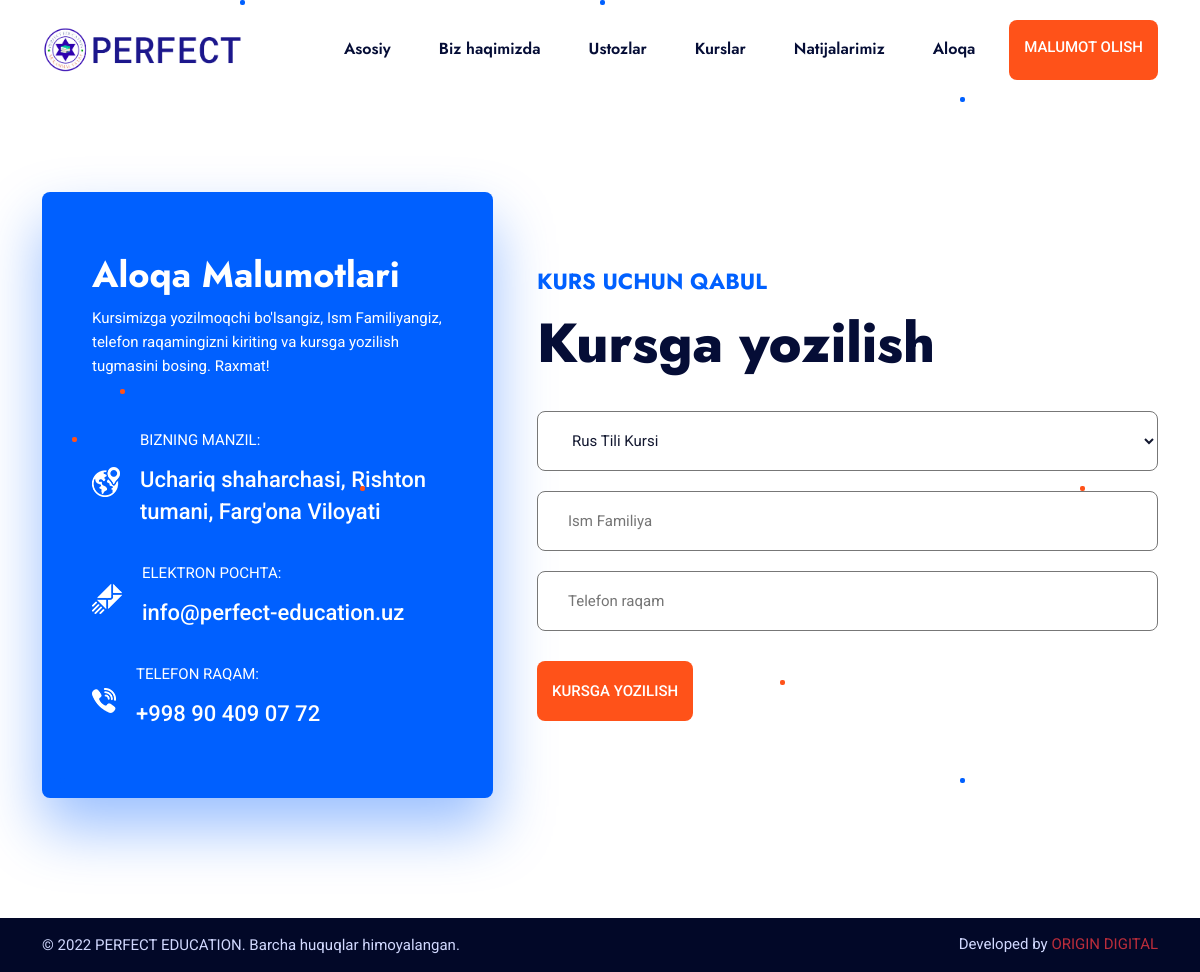
Screenshot of /enroll-course/2/ with the database file from the repository.
### home/models.py (models this page shows, shortened)
class Logo(models.Model):
    title = models.CharField(default='PERFECT EDUCATION LOGO', max_length=300)
    image = models.ImageField(upload_to='images/logo/')
    favicon = models.ImageField(upload_to='images/favicon/')
    class Meta:
        verbose_name = 'Site Logo'
        verbose_name_plural = 'Site Logo'

class Course(models.Model):
    title = models.CharField(max_length=600)
    teacher = models.ForeignKey(Teacher, on_delete=models.CASCADE, related_name='teacher')
    image = models.ImageField(upload_to='images/courses/')
    price = models.IntegerField(default=0)
    about = RichTextField()
    class Meta:
        verbose_name = 'Kurslar'
        verbose_name_plural = 'Kurslar'

### site_settings/models.py (models this page shows, shortened)
class ContactData(models.Model):
    address = models.TextField(max_length=600)
    email = models.CharField(max_length=600)
    phone = models.CharField(max_length=600)
    class Meta:
        verbose_name = 'Aloqa Malumotlari'
        verbose_name_plural = 'Aloqa Malumotlari'

### home/views.py (the view, shortened to what this page needs)
# urls.py: path('enroll-course/<int:id>/', views.enroll_course, name='enroll-course'),
def enroll_course(request, id):
    try:
        course = Course.objects.get(id=id)
    except Exception as e:
        print(e)
        course1 = TopCourse.objects.get(id=id)
        course = course1.courses
    context = {
        'course': course
    }
    return render(request, 'pages/enroll_course.html', context)

### home/context.py (called while the page is built)
def site_logo(request):
    logo_site = Logo.objects.last()
    context = {
        'logo_site': logo_site
    }
    return context

def teacher_view(request):
    my_teacher = Teacher.objects.all()
    context = {
        'my_teacher': my_teacher
    }
    return context

def current_date(request):
    now = date.today()
    now_year = now.strftime("%Y")
    context = {
        'now_year': now_year
    }
    return context

def home_screen_view(request):
    home_screen = HomeScreen.objects.last()
    context = {
        'home_screen': home_screen
    }
    return context

def about_view(request):
    about = About.objects.last()
    context = {
        'about': about
    }
    return context

def contact_data_view(request):
    contact_data = ContactData.objects.last()
    context = {
        'contact_data': contact_data
    }
    return context

### home/templates/pages/enroll_course.html (shortened to what this page needs)
{% extends 'pages/base.html' %}
{% load static %}
{% block content %}
    <br>
    <br>
    <br>
    <section class="main-contact-page-in">
        <div class="container">
            <div class="row align-items-center">
                <div class="col-lg-5">
                    <div class="contact-detail-box">
                        <h3 class="h3-title">Aloqa Malumotlari</h3>
                        <p>Kursimizga yozilmoqchi bo'lsangiz, Ism Familiyangiz, telefon
                            raqamingizni kiriting va kursga yozilish tugmasini bosing. Raxmat!</p>
                        <ul>
                            <li>
                                <div class="contact-detail-icon">
                                    <img src="{% static 'assets/images/contact-location.png' %}" alt="location">
                                </div>
                                <div class="contact-detail-content">
                                    <p>Bizning Manzil:</p>
                                    <h3 class="contact-text">{{ contact_data.address }}</h3>
                                </div>
                            </li>
                            <li>
                                <div class="contact-detail-icon">
                                    <img src="{% static 'assets/images/contact-mail.png' %}" alt="location">
                                </div>
                                <div class="contact-detail-content">
                                    <p>Elektron pochta:</p>
                                    <h3 class="contact-text">{{ contact_data.email }}</h3>
                                </div>
                            </li>
                            <li>
                                <div class="contact-detail-icon">
                                    <img src="{% static 'assets/images/contact-call.png' %}" alt="location">
                                </div>
                                <div class="contact-detail-content">
                                    <p>Telefon raqam:</p>
                                    <h3 class="contact-text">{{ contact_data.phone }}</h3>
                                </div>
                            </li>
                        </ul>
                    </div>
                </div>
                <div class="col-lg-7">
                    <div class="get-touch-box">
                        <div class="get-touch-title">
                            <h2 class="h2-subtitle">Kurs uchun qabul</h2>
                            <h2 class="h2-title">Kursga yozilish</h2>
                        </div>
                        <div class="get-touch-form">
                            <form method="post" action="{% url 'enroll-course' course.id %}">{% csrf_token %}
                                <div class="row">
                                    <div class="col-md-12">
                                        <select style="margin-bottom: 20px;" class="form-input" name="course_type">
                                            <option value="{{ course.title }}">{{ course.title }}</option>
                                        </select>
                                    </div>
                                    <div class="col-md-12">
                                        <div class="form-box">
                                            <input type="text" name="full_name" class="form-input"
                                                   placeholder="Ism Familiya" required>
                                        </div>
                                    </div>
                                    <div class="col-md-12">
                                        <div class="form-box">
                                            <input type="number" name="phone" class="form-input"
                                                   placeholder="Telefon raqam" required>
                                        </div>
                                    </div>
                                    <div class="col-12">
                                        <div class="form-box mb-0">
                                            <button type="submit" class="sec-btn"><span>Kursga yozilish</span>
                                            </button>
                                        </div>
                                    </div>
                                </div>
                            </form>
                        </div>
                    </div>
                </div>
            </div>
        </div>
    </section>
{% endblock %}

### home/templates/components/header.html (shortened to what this page needs)
{% load static %}
<header class="site-header">
    <div class="header-bottom">
        <div class="container">
            <div class="row align-items-center">
                <div class="col-lg-3">
                    <div class="site-branding">
                        <a href="{% url 'index' %}" title="Educater">
                            <img style="width: 200px" src="{{ logo_site.image.url }}" alt="Logo">
                        </a>
                    </div>
                </div>
                <div class="col-lg-9">
                    <div class="header-menu">
                        <nav class="main-navigation">
                            <ul class="menu">
                                <li {% if request.path == '/' or request.path == '' %}class="active"{% endif %}><a href="{% url 'index' %}">Asosiy</a></li>
                                <li {% if request.path == '/about/' or request.path == '/about' %}class="active"{% endif %}><a href="{% url 'about' %}">Biz haqimizda</a></li>
                                <li {% if request.path == '/teachers/' or request.path == '/teachers' %}class="active"{% endif %}><a href="{% url 'teachers' %}">Ustozlar</a></li>
                                <li {% if request.path == '/courses/' or request.path == '/courses' %}class="active"{% endif %}><a href="{% url 'courses' %}">Kurslar</a></li>
                                <li {% if request.path == '/results/' or request.path == '/results' %}class="active"{% endif %}><a href="{% url 'results' %}">Natijalarimiz</a></li>
                                <li {% if request.path == '/contact/' or request.path == '/contact' %}class="active"{% endif %}><a href="{% url 'contact' %}">Aloqa</a></li>
                            </ul>
                        </nav>
                        <div class="header-btn">
                            <a href="{% url 'contact' %}" class="sec-btn">Malumot olish</a>
                        </div>
                    </div>
                </div>
            </div>
        </div>
    </div>
</header>

### rows the page displays
Logo: image (picture)
ContactData: address "Uchariq shaharchasi, Rishton tumani, Farg'ona Viloyati", email "info@perfect-education.uz", phone "+998 90 409 07 72"
Course: course_type "Rus Tili Kursi"
